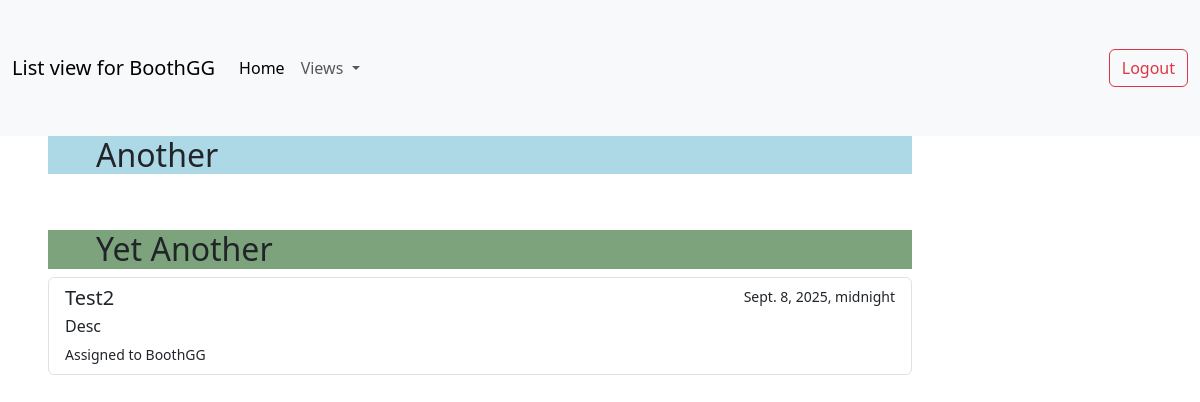
Before: /list/ (signed in) with the older database file.
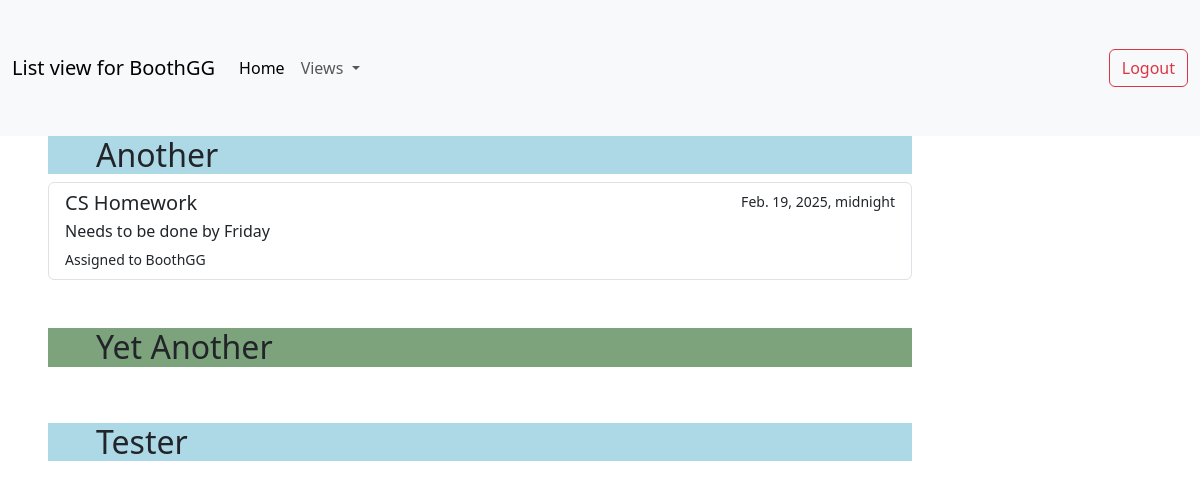
After: the same page with the newer database file.
### board/models.py (models this page shows, shortened)
class Category(models.Model):
    category =  models.CharField(primary_key = True, max_length=20)
    color = models.CharField(max_length=20)
    user = models.ForeignKey(User, on_delete=models.CASCADE)

class Task(models.Model):
    name = models.CharField(primary_key = True, max_length=50)
    description = models.CharField(max_length=200)
    due_date = models.DateTimeField("time task is due")
    user_on_task = models.CharField(max_length=50)
    category = models.ForeignKey(Category, on_delete=models.CASCADE)
    user = models.ForeignKey(User, on_delete=models.CASCADE)

### list/views.py (the view)
# urls.py: path("", views.list_view, name="list_view"),
def list_view(request):
    categories = Category.objects.all()
    tasks = Task.objects.all()
    if request.method == "GET":
        return render(
            request,
            "list/index.html",
            {
                "categories": categories,
                "tasks": tasks
            }
        )

### list/templates/list/index.html (shortened to what this page needs)
{% load static %}
<!DOCTYPE html>
<html lang="en">
    <head>
        <link href="https://cdn.jsdelivr.net/npm/bootstrap@5.3.6/dist/css/bootstrap.min.css" rel="stylesheet">
        <link type="text/css" rel="stylesheet" href="{% static 'hometouser/style.css' %}"/>
    </head>
<body>
    <nav class="navbar navbar-expand-lg bg-body-tertiary py-5">
    <div class="container-fluid">
        <a class="navbar-brand"> List view for {{user.username}} </a>
        <div class="collapse navbar-collapse" id="navbarSupportedContent">
        <ul class="navbar-nav me-auto mb-2 mb-lg-0">
            <li class="nav-item">
              <a
                class="nav-link active"
                aria-current="page"
                href="{% url 'hometouser:home' display_name=user.username%}"
                >Home</a
              >
            </li>
            <li class="nav-item dropdown">
            <a
                class="nav-link dropdown-toggle"
                id="views"
                href="#"
                role="button"
                data-bs-toggle="dropdown"
                aria-expanded="false"
            >
                Views
            </a>
            </li>
        </ul>
        <a class="btn btn-outline-danger" href="{% url 'hometouser:logout' %}">
        Logout
        </a>
        </div>
    </div>
    </nav>
    {%for category in categories%}
    {%if user.username == category.user.username%}
    <div class="ms-5 mb-5 ">
        <h2 class=" ps-5 pe-5 w-75"style="background-color: {{category.color}}">{{ category.category }}</h2>
        <ul class="list-group">
        {% for task in tasks %} {% if category.category == task.category.category and user.username == task.user.username %}
        <a href="#" class="w-75 list-group-item list-group-item-action" aria-current="true">
            <div class="d-flex w-100 justify-content-between">
            <h5 class="mb-1">{{task.name}}</h5>
            <small>{{task.due_date}}</small>
            </div>
            <p class="mb-1">{{task.description}}</p>
            <small>Assigned to {{task.user_on_task}}</small>
        </a>
    </ul>
    {% endif %} {% endfor %}
    </div>
    {% endif %} {% endfor %}
</body>
</html>

Changed rows visible on the page:
removed Task: name "Test2", due_date "Sept. 8, 2025, midnight", description "Desc", user_on_task "BoothGG", shown under Category "Yet Another"
added Task: name "CS Homework", due_date "Feb. 19, 2025, midnight", description "Needs to be done by Friday", user_on_task "BoothGG", shown under Category "Another"
added Category: category "Tester"
